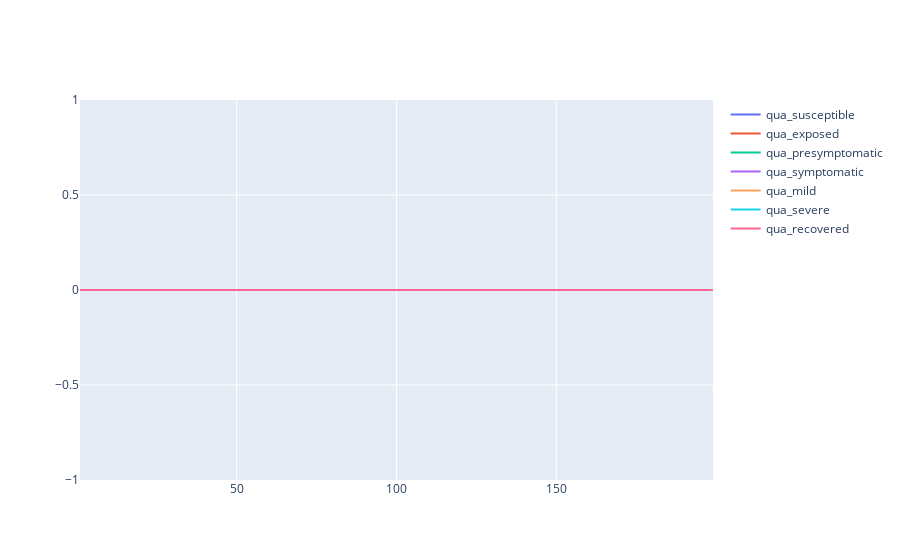

The notebook cell this image was saved under:
### Code cell
# Inidviduals in quarentine.
fig = go.Figure()
fig.add_trace(go.Scatter(x=results_Tucker['day'], y=results_Tucker['qua_susceptible'], mode='lines', name='qua_susceptible'))
fig.add_trace(go.Scatter(x=results_Tucker['day'], y=results_Tucker['qua_exposed'], mode='lines', name='qua_exposed'))
fig.add_trace(go.Scatter(x=results_Tucker['day'], y=results_Tucker['qua_presymptomatic'], mode='lines', name='qua_presymptomatic'))
fig.add_trace(go.Scatter(x=results_Tucker['day'], y=results_Tucker['qua_symptomatic'], mode='lines', name='qua_symptomatic'))
fig.add_trace(go.Scatter(x=results_Tucker['day'], y=results_Tucker['qua_mild'], mode='lines', name='qua_mild'))
fig.add_trace(go.Scatter(x=results_Tucker['day'], y=results_Tucker['qua_severe'], mode='lines', name='qua_severe'))
fig.add_trace(go.Scatter(x=results_Tucker['day'], y=results_Tucker['qua_recovered'], mode='lines', name='qua_recovered'))
fig.show()

### Figure 1 — Plotly figure (JSON) as saved in the notebook; plotly's stock layout.template omitted (floating-point values rounded to 4 significant figures; data arrays with more than 128 entries replaced by an {"elided": "..."} marker saying what was removed)
{"data": [{"mode": "lines", "name": "qua_susceptible", "type": "scatter", "x": {"elided": "199 int values"}, "y": {"elided": "199 int values"}}, {"mode": "lines", "name": "qua_exposed", "type": "scatter", "x": {"elided": "199 int values"}, "y": {"elided": "199 int values"}}, {"mode": "lines", "name": "qua_presymptomatic", "type": "scatter", "x": {"elided": "199 int values"}, "y": {"elided": "199 int values"}}, {"mode": "lines", "name": "qua_symptomatic", "type": "scatter", "x": {"elided": "199 int values"}, "y": {"elided": "199 int values"}}, {"mode": "lines", "name": "qua_mild", "type": "scatter", "x": {"elided": "199 int values"}, "y": {"elided": "199 int values"}}, {"mode": "lines", "name": "qua_severe", "type": "scatter", "x": {"elided": "199 int values"}, "y": {"elided": "199 int values"}}, {"mode": "lines", "name": "qua_recovered", "type": "scatter", "x": {"elided": "199 int values"}, "y": {"elided": "199 int values"}}], "layout": {}}
